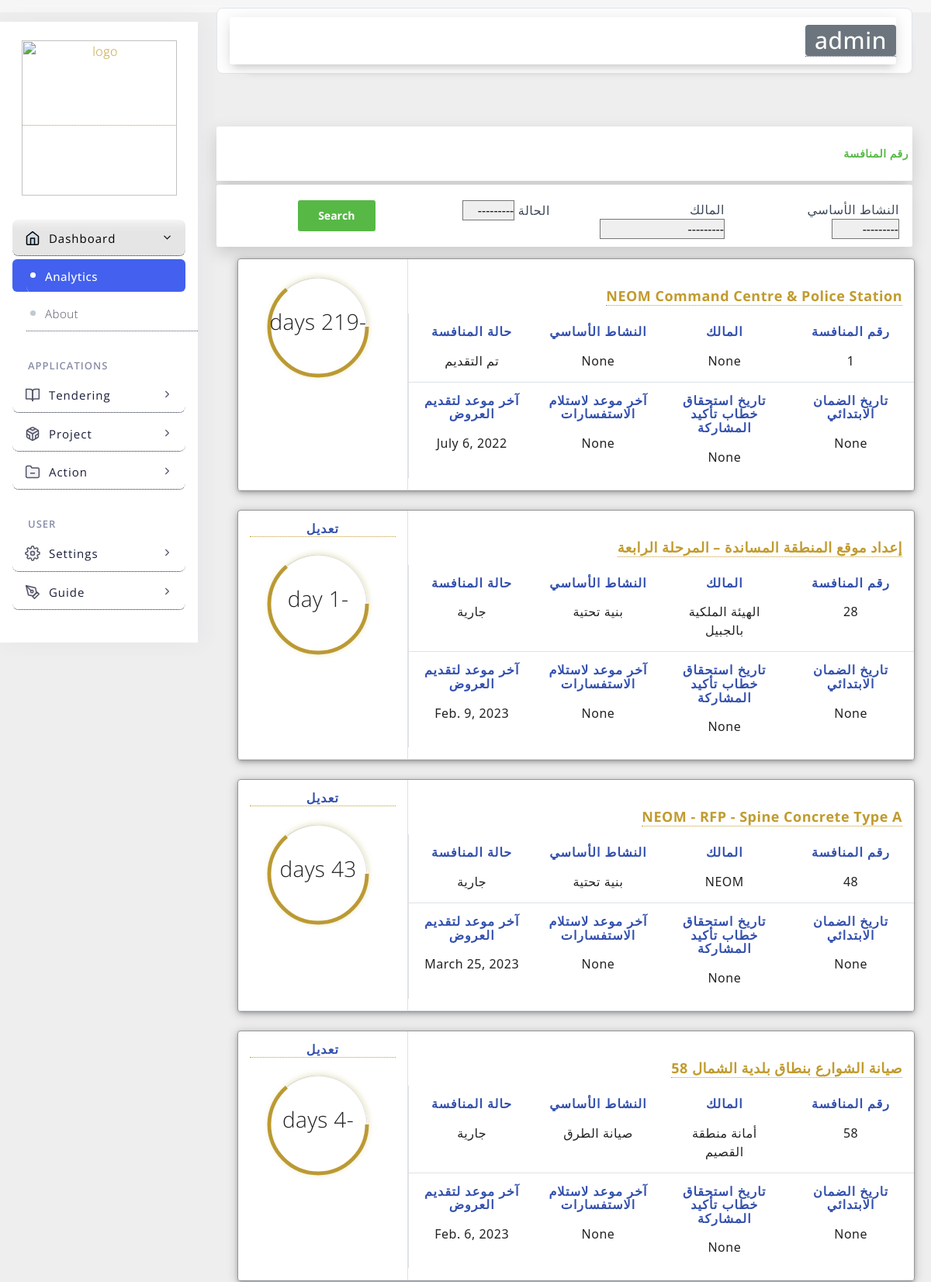
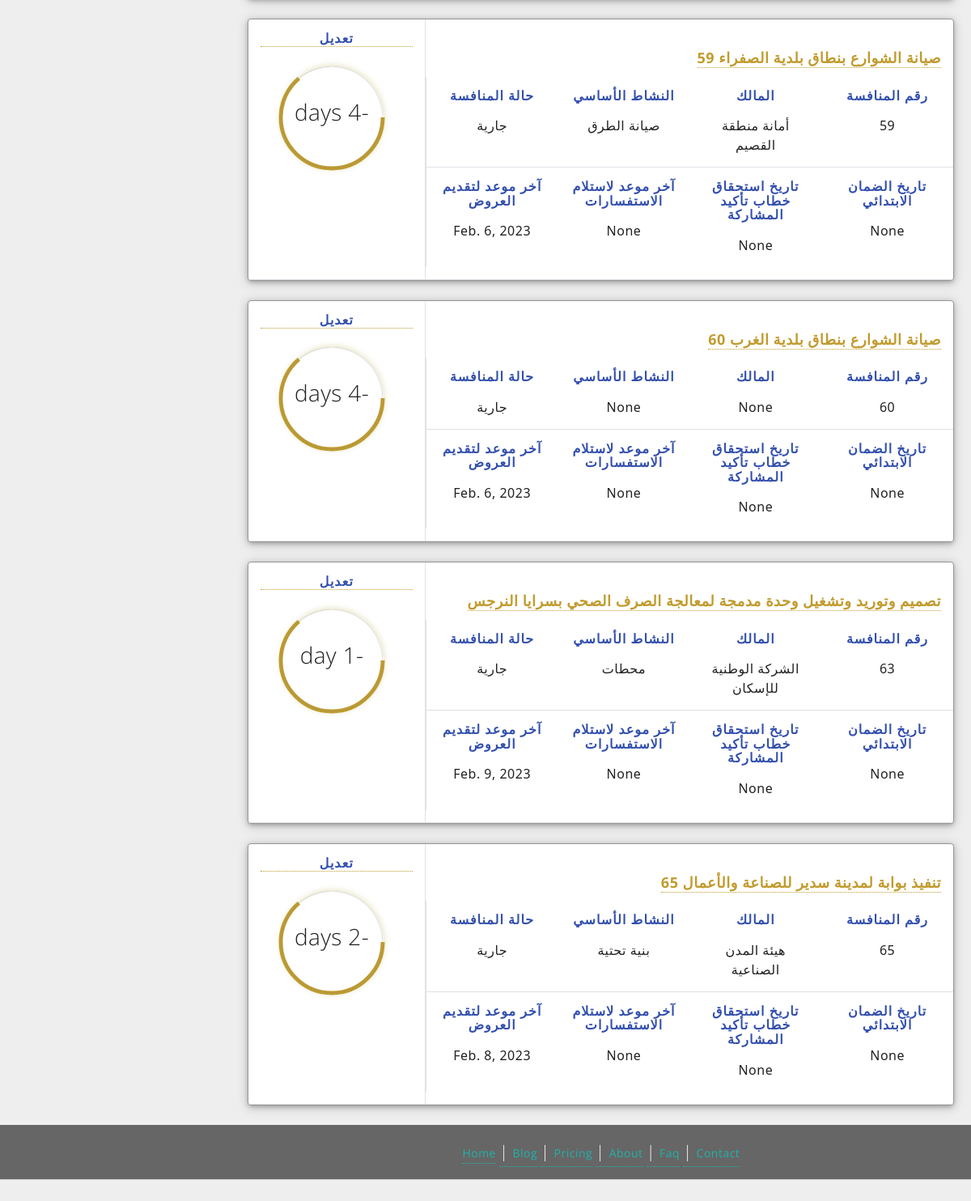
Page /tendering/tender_details/ (signed in) on the committed database (2 pictures, top to bottom).
### tendering/models.py (models this page shows, shortened)
class T_detail(models.Model):
    tender_status = [
        ('جارية', 'جارية'),
        ('تم التقديم', 'تم التقديم'),
        ('منتهية', 'منتهية'),
        ('ملغية', 'ملغية'),
    ]
    no = models.IntegerField(null=False, blank=False)
    local_content_percentage = models.IntegerField(null=True, blank=True)
    title = models.CharField(max_length=250)
    submitting_offers_method = models.CharField(max_length=250, null=True, blank=True)
    photo_tender = models.ImageField(upload_to='photos', null=True, blank=True)
    photo_author = models.ImageField(upload_to='photos', null=True, blank=True)
    rfp_no = models.IntegerField(null=True, blank=True)
    starting_date = models.DateField(null=True, blank=True)
    participation_confirmation_letter_due_date = models.DateField(null=True, blank=True)
    receiving_inquiries_Deadline = models.DateField(null=True, blank=True)
    insurance_letter_date = models.DateField(null=True, blank=True)
    business_services_commencement_Date = models.DateField(null=True, blank=True)
    t_status = models.CharField(max_length=250, choices=tender_status, null=True, blank=True)
    management = models.ForeignKey(Mngmnt_category, on_delete=models.PROTECT, null=True, blank=True)
    insurance_Required = models.ForeignKey(required, on_delete=models.PROTECT, null=True, blank=True)
    initial_guarantee_required = models.ForeignKey(required1, on_delete=models.PROTECT, null=True, blank=True)
    owner = models.ForeignKey(owner_list, on_delete=models.PROTECT, null=True, blank=True)
    contract_duration = models.IntegerField(null=True, blank=True)
    submit_date = models.DateField(null=True, blank=True)
    class Meta:
        verbose_name="Tender"
        ordering = ['no']
    @property
    def Days_till(self):
        today = date.today()
        days_till = self.submit_date - today
        days_till_stripped = str(days_till).split(",", 1)[0]
        return days_till_stripped

class owner_list(models.Model):
    name = models.CharField(max_length=250)
    def __str__(self):
        return self.name
    class Meta:
        verbose_name="owner"

class Mngmnt_category(models.Model):
    name = models.CharField(max_length=250)
    def __str__(self):
        return self.name
    class Meta:
        verbose_name="Management"

### tendering/views.py (the view)
# urls.py: path('tender_details/', views.tender_details, name='tender_details'),
@login_required(login_url='login')
def tender_details(request):
    detail = T_detail.objects.all()
    searchFilter = TenderFilter(request.GET, queryset=detail)
    detail = searchFilter.qs
    context = {
        'myFilter': searchFilter
    }
    if request.user.is_staff:
        return render(request, 'tendering/tender_details.html', context)
    else:
        return redirect('user_profile')

### templates/tendering/tender_details.html (shortened to what this page needs)
{% extends 'base.html' %} {% load static%} {% block content %}
<div class="container-grid">
  <div class="main-container layout-top-spacing content-grid" id="container">
    <div id="content" class="main-content">
      <div class="layout-px-spacing">
        <div class="middle-content container-xxl p-0">
          <div class="row layout-top-spacing">
            <div class="s007">
              <form method="GET">
                <div class="inner-form">
                  <div class="basic-search">
                    <div class="input-field">
                      <div class="icon-wrap">
                      </div>
                        {{myFilter.form.no}}
                      <div class="result-count">
                        <span>  رقم المنافسة  </span></div>
                    </div>
                  </div>
                  <div class="advance-search">
                    <div class="row">
                      <div class="input-field">
                        <div class="input-select">
                          النشاط الأساسي {{myFilter.form.management}}
                        </div>
                      </div>
                      <div class="input-field">
                        <div class="input-select">
                          المالك {{myFilter.form.owner}}
                        </div>
                      </div>
                      <div class="input-field">
                        <div class="input-select">
                          الحالة {{myFilter.form.t_status}}
                        </div>
                      </div>
                      <div class="input-field">
                        <button class="btn-search">Search</button>
                      </div>
                    </div>
                  </div>
                </div>
              </form>
          </div>
          <div class="row">
            {% for x in myFilter.qs %}
            <div class="col-12 col-md-12 mb-4">
              <div data-ref="221239853286" class="tender-card rounded card mt-0 mb-0">
                <div class="row">
                  <div class="col-12 col-md-9 p-0">
                    <div class="tender-metadata border-left border-bottom">
                      <div class="row">
                        <div class="col-12 border-bottom">
                          <div class="row">
                            <div class="col-12">
                              <h3>
                                <a href="{% url 'tender_details_details' x.id %}">{{x.title}}</a>
                              </h3>
                            </div>
                            <div class="tender-date border-left">
                              <div class="row">
                                <div class="col-12 col-md-3">
                                  <label class="col-12 p-0 mb-3">
                                    رقم المنافسة
                                  </label>
                                  <span>{{x.no}}</span>
                                </div>
                                <div class="col-12 col-md-3">
                                  <label class="col-12 p-0 mb-3">
                                    المالك
                                  </label>
                                  <span>{{x.owner}}</span>
                                </div>
                                <div class="col-12 col-md-3">
                                  <label class="col-12 p-0 mb-3">
                                    النشاط الأساسي
                                  </label>
                                  <span>{{x.management}}</span>
                                </div>
                                <div class="col-12 col-md-3">
                                  <label class="col-12 p-0 mb-3">
                                    حالة المنافسة
                                  </label>
                                  <span>{{x.t_status}}</span>
                                </div>
                              </div>
                            </div>
                          </div>
                        </div>
                        <div class="tender-date border-left">
                          <div class="row">
                            <div class="col-12 col-md-3">
                              <label class="col-12 p-0 mb-3">
                                تاريخ الضمان الابتدائي
                              </label>
                              <span>{{x.insurance_letter_date}}</span>
                            </div>
                            <div class="col-12 col-md-3">
                              <label class="col-12 p-0 mb-3">
                                تاريخ استحقاق خطاب تأكيد المشاركة
                              </label>
                              <span>{{x.participation_confirmation_letter_due_date}}</span>
                            </div>
                            <div class="col-12 col-md-3">
                              <label class="col-12 p-0 mb-3">
                                آخر موعد لاستلام الاستفسارات
                              </label>
                              <span>{{x.receiving_inquiries_Deadline}}</span>
                            </div>
                            <div class="col-12 col-md-3">
                              <label class="col-12 p-0 mb-3">
                                آخر موعد لتقديم العروض
                              </label>
                              <span>{{x.submit_date}}</span>
                            </div>
                          </div>
                        </div>
                      </div>
                    </div>
                  </div>
                  <div class="col-12 col-md-3 p-0">
                    <div class="tender-chart border-bottom">
                      {% if x.t_status == 'جارية' %}
                      <a href="{% url 'update_tender' x.id %}"><label class="col-12 p-0 mb-3">تعديل</label></a>
                      {% endif %}
                      <div data-bar="221239853286" data-pct="{{x.Days_till}}" class="cont-bar">
                        <svg width="200" height="200" viewport="0 0 100 100" version="1.1"
                          xmlns="http://www.w3.org/2000/svg" class="svg-bar">
                          <circle r="90" cx="100" cy="100" fill="transparent" stroke-dasharray="565.48"
                            stroke-dashoffset="0" class="221239853286" style="
                                stroke-dashoffset: 205px;
                                transition: all 1s linear 0s;
                              "></circle>
                        </svg>
                      </div>
                    </div>
                  </div>
                </div>
              </div>
            </div>
            {% endfor %}
          </div>
        </div>
      </div>
    </div>
  </div>
</div>
</div>
{% endblock content %}

### templates/parts/header.html (shortened to what this page needs)
{% load static%}
<div class="header-container container-xxl header-grid">
    <header class="header navbar navbar-expand-sm expand-header">
        <ul class="navbar-item flex-row ms-lg-auto ms-0">
            <li class="nav-item dropdown user-profile-dropdown  order-lg-0 order-1">
                <a href="javascript:void(0);" class="nav-link dropdown-toggle user" id="userProfileDropdown"
                    data-bs-toggle="dropdown" aria-haspopup="true" aria-expanded="false">
                    <div class="avatar-container">
                        <div class="avatar-online badge badge-secondary">
                            {{request.user}}
                        </div>
                    </div>
                </a>
            </li>
        </ul>
    </header>
</div>

### rows in the picture
T_detail: title "NEOM Command Centre & Police Station", no "1", owner "None", management "None", t_status "تم التقديم", insurance_letter_date "None", participation_confirmation_letter_due_date "None", receiving_inquiries_Deadline "None", submit_date "July 6, 2022"
T_detail: title "إعداد موقع المنطقة المساندة – المرحلة الرابعة", no "28", owner "الهيئة الملكية بالجبيل", management "بنية تحتية", t_status "جارية", insurance_letter_date "None", participation_confirmation_letter_due_date "None", receiving_inquiries_Deadline "None", submit_date "Feb. 9, 2023", shows "تعديل"
T_detail: title "NEOM - RFP - Spine Concrete Type A", no "48", owner "NEOM", management "بنية تحتية", t_status "جارية", insurance_letter_date "None", participation_confirmation_letter_due_date "None", receiving_inquiries_Deadline "None", submit_date "March 25, 2023", shows "تعديل"
T_detail: title "صيانة الشوارع بنطاق بلدية الشمال 58", no "58", owner "أمانة منطقة القصيم", management "صيانة الطرق", t_status "جارية", insurance_letter_date "None", participation_confirmation_letter_due_date "None", receiving_inquiries_Deadline "None", submit_date "Feb. 6, 2023", shows "تعديل"
T_detail: title "صيانة الشوارع بنطاق بلدية الصفراء 59", no "59", owner "أمانة منطقة القصيم", management "صيانة الطرق", t_status "جارية", insurance_letter_date "None", participation_confirmation_letter_due_date "None", receiving_inquiries_Deadline "None", submit_date "Feb. 6, 2023", shows "تعديل"
T_detail: title "صيانة الشوارع بنطاق بلدية الغرب 60", no "60", owner "None", management "None", t_status "جارية", insurance_letter_date "None", participation_confirmation_letter_due_date "None", receiving_inquiries_Deadline "None", submit_date "Feb. 6, 2023", shows "تعديل"
T_detail: title "تصميم وتوريد وتشغيل وحدة مدمجة لمعالجة الصرف الصحي بسرايا النرجس", no "63", owner "الشركة الوطنية للإسكان", management "محطات", t_status "جارية", insurance_letter_date "None", participation_confirmation_letter_due_date "None", receiving_inquiries_Deadline "None", submit_date "Feb. 9, 2023", shows "تعديل"
T_detail: title "تنفيذ بوابة لمدينة سدير للصناعة والأعمال 65", no "65", owner "هيئة المدن الصناعية", management "بنية تحتية", t_status "جارية", insurance_letter_date "None", participation_confirmation_letter_due_date "None", receiving_inquiries_Deadline "None", submit_date "Feb. 8, 2023", shows "تعديل"

### other values in the picture
{{ request.user }} "admin"
